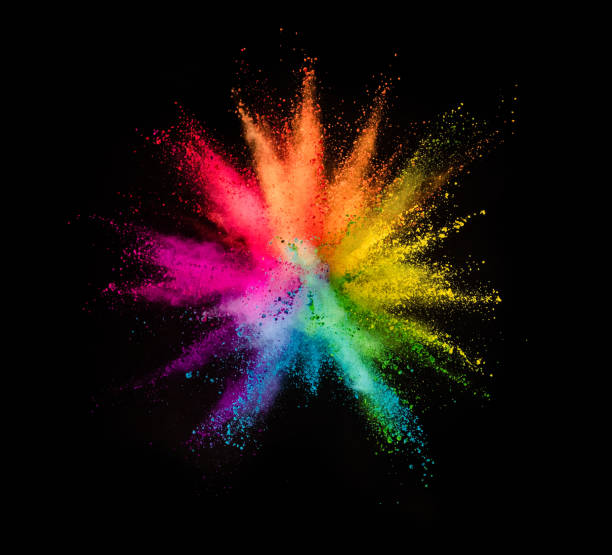
%> input picture Farbbild.jpeg, 612 x 555 px
$ octave Aufgabe1.m   (GNU Octave 9; MATLAB toolbox functions it lacks are replaced by stand-ins)
%> lines starting %> are read from the running program, lines starting %| are printed output that depends on the picture
clear
%1.3.1
bild = imread('Farbbild.jpeg');
%> bild is the input picture: size 555x612x3 uint8; mean R, G, B 31.9, 19.4, 15.6

%1.3.2
figure
imshow(bild)

%1.3.3
[r,g,b] = imsplit(bild);
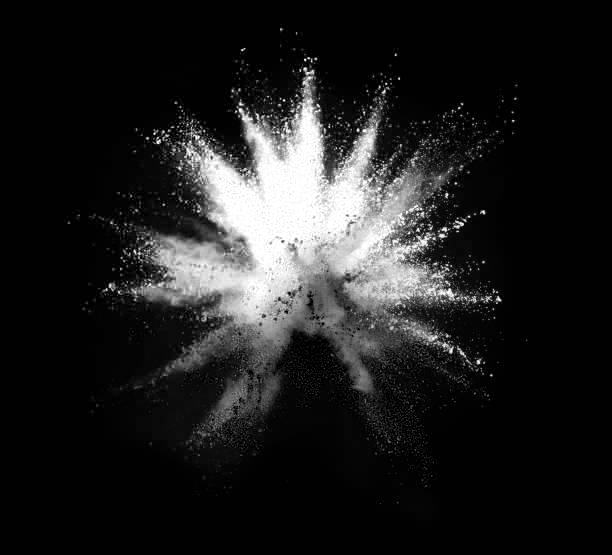
%> r: size 555x612 uint8; min 0, max 255, mean 31.9
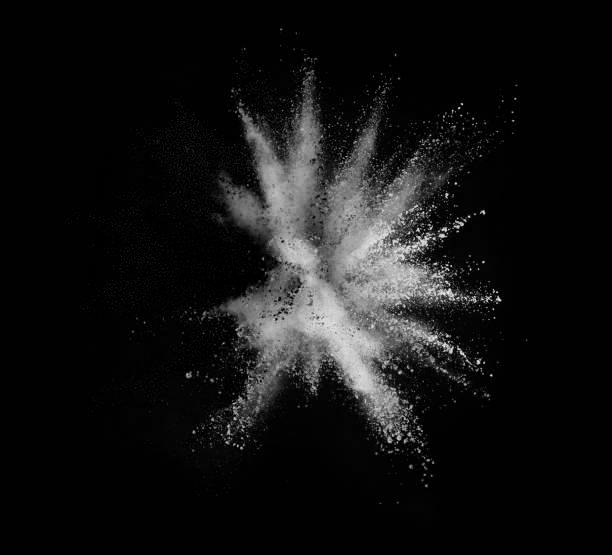
%> g: size 555x612 uint8; min 0, max 253, mean 19.4
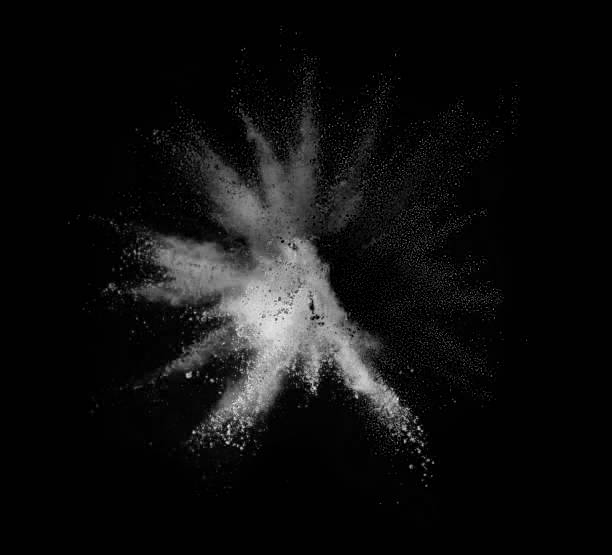
%> b: size 555x612 uint8; min 0, max 248, mean 15.6

figure
%mon = montage({r,g,b}, 'Size',[1 3]);
imshow(r)

%1.3.4
red = zeros(256,1);
green = (0:1/255:1).';
blue = zeros(256,1);
map = [red,green,blue];

%Stellen Sie den Gruenkanal des Farbbildes mit der erzeugten Farbtabelle dar.
figure, imshow(bild,map);

%> (the run ends here)
